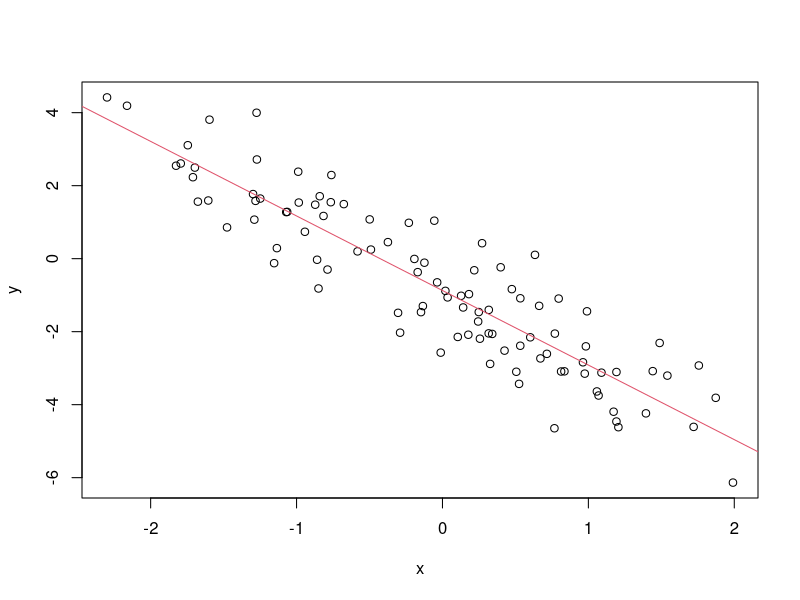
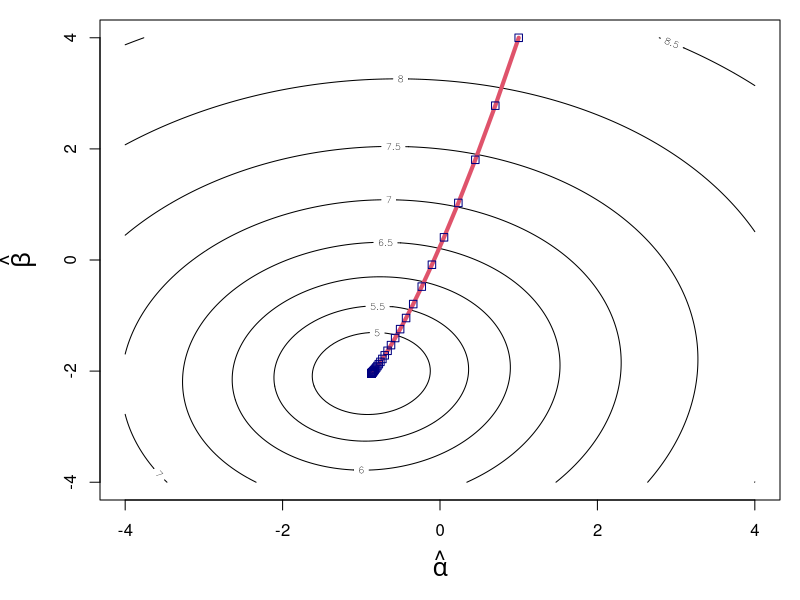

Recreate these plots in R, in order.
#### R_Demo_AML_neuralnet_gradiant_decent_lm.R 
##########################################################################
## INSTRUCTOR: Christopher Fariss
## COURSE NAME: Advanced Computational Methods for Social Media and Textual Data (3B)
## University of Essex Summer School 2023
##
## Date: 2023-08-13
##
## Please e-mail me if you find any errors or have and suggestions (either email is fine)
## e-mail: cjf0006@gmail.com
## e-mail: cjfariss@umich.edu
##########################################################################
## Introduction to tutorial:
##
## Overview of Gradient Decent for a linear model with two parameters (intercept and slope).
##
## Gradient decent is an iterative process used to find the best parameter value(s) in any model and especially a neural network.
##
##########################################################################


## load libraries
library(MASS)

## set learning rate this varies on the unit interval (0 to 1]
lr <- .2

n <- 100
x <- rnorm(n)

alpha <- -1
beta <- -2

y <- alpha + beta*x + rnorm(n)
plot(x=x, y=y)
fit <- lm(y ~ x)
summary(fit)
abline(reg=fit, col=2)

X_mat <- cbind(1,x)
head(X_mat)

# Start with a random guess
alpha_hat <- 1
beta_hat <- 4


iterations <- 100

loss <- NA
variance <- NA

y_hat <- matrix(NA, nrow=n, ncol=iterations)
y_error <- matrix(NA, nrow=n, ncol=iterations)
delta <- matrix(NA, nrow=2, ncol=iterations)

## sequential iterations to evaluate loss function
for (j in 1:iterations){
    
    ## calculate the predicted y_hat based on the observed x variable and the best guess of alpha and beta
    y_hat[,j] <- alpha_hat[j] + beta_hat[j] * x
    
    ## difference between the predicted y (y_hat) and y is the error for y
    y_error[,j] <- y_hat[,j] - y
    
    ## the estimated error is used to calculate the unexplained variance between y and y_hat, which is the sum of squared errors
    loss[j] <- sum(y_error[,j]^2)
    
    ## calculate the gradient at that point (this works because the errors are independent to the column vectors in X
    ##delta[1:2,j] <- (t(X_mat) %*% y_error[,j]) * (1/n)
    
    ##
    delta[1,j] <- sum(X_mat[,1] * y_error[,j])/n
    delta[2,j] <- sum(X_mat[,2] * y_error[,j])/n

    ## shift estimates along the gradient (+ function if y-y_hat; - function if y_hat-y)
    alpha_hat[j+1] <- alpha_hat[j] - (lr*delta[1,j])
    beta_hat[j+1] <- beta_hat[j] - (lr*delta[2,j])
}

## print lm summary from above
summary(fit)

## print the last value of the sequence of parameter estimates
alpha_hat[length(alpha_hat)]
beta_hat[length(beta_hat)]

## check lm fit
summary(lm(y~x))

## the least squares solution
solve(t(X_mat) %*% X_mat) %*% t(X_mat) %*% y

## note that these give distinct regression models because the covariance between alpha and beta are not included (so they are different from the one above)
solve(t(X_mat[,2]) %*% X_mat[,2]) %*% t(X_mat[,2]) %*% y
solve(t(X_mat[,1]) %*% X_mat[,1]) %*% t(X_mat[,1]) %*% y


## graph the values as a function of the loss statistic
ALPHA_seq <- seq(from=-4,4,.05)
BETA_seq <- seq(from=-4,4,.05)

LOSS <- matrix(NA, nrow=length(ALPHA_seq), ncol=length(BETA_seq))

## grid search for graphing
for(i in 1:length(ALPHA_seq)){
    for(j in 1:length(ALPHA_seq)){
        Y_hat <- ALPHA_seq[i] + BETA_seq[j] * X_mat[,2]
        LOSS[i,j] <- sum((y-Y_hat)^2)
    }
}

## plot the log loss
par(mar=c(5,5,1,1))
contour(ALPHA_seq, BETA_seq, log(LOSS), xlab=expression(hat(alpha)), ylab=expression(hat(beta)), cex.lab=1.5)
lines(alpha_hat, beta_hat, col=2, lwd=4)
points(alpha_hat, beta_hat, col="navy", pch=.5)


